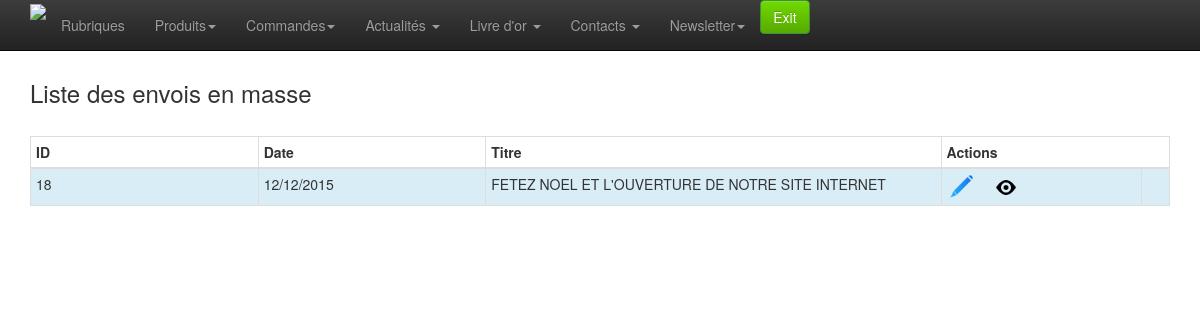
Page /admin/newsletterjournal-list.php (signed in) on the earlier database version.
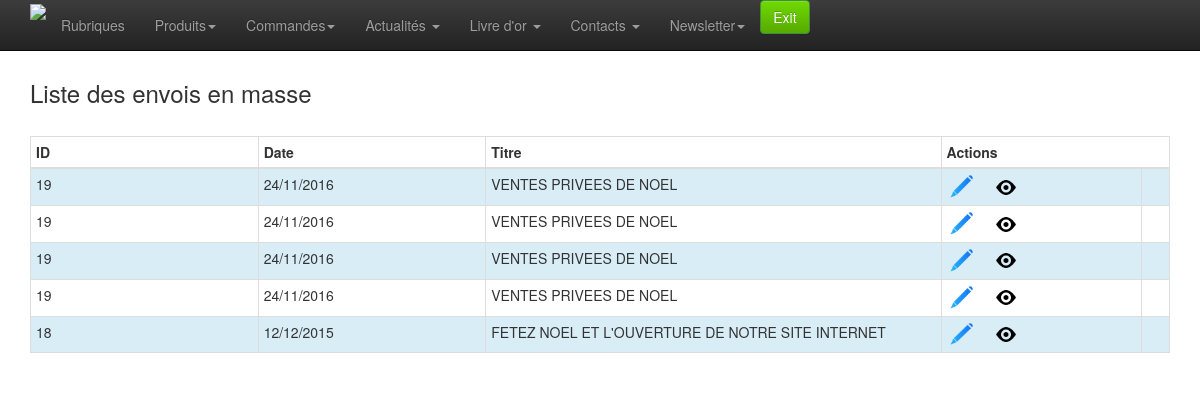
Same page on the later database version.
### tables this page shows
CREATE TABLE `newsletter_journal` (
  `id` int(10) unsigned NOT NULL AUTO_INCREMENT,
  `date_envoi` timestamp NOT NULL DEFAULT CURRENT_TIMESTAMP,
  `id_newsletter` int(10) unsigned NOT NULL,
  PRIMARY KEY (`id`)
);

CREATE TABLE `newsletter` (
  `id` int(10) unsigned NOT NULL AUTO_INCREMENT,
  `date` datetime DEFAULT NULL,
  `titre` varchar(250) DEFAULT NULL,
  `bas_page` text,
  PRIMARY KEY (`id`)
);

### admin/classes/StorageManager.php (called while the page is built, shortened)
<?php
class StorageManager{
	protected function dbConnect() {
	    $host = DBHOST;
	    $user = DBUSER;
	    $pass = DBPASSWD;
	    $bdd  = DBNAME;
		try {
			$this->mysqli = new mysqli ($host, $user, $pass, $bdd) ;
		} catch (Exception $e) {
			throw new Exception("Erreur Connexion DB ". $e->getMessage());
		}
	}
}
?>

### admin/classes/Newsletter.php (called while the page is built, shortened)
<?php
require_once("StorageManager.php");
class Newsletter extends StorageManager {
	public function journalNewsletterGet(){
		try {
			$sql = "SELECT nsj.date_envoi, newsletter.titre,newsletter.id,nsj.id as id_newsletter
					FROM newsletter_journal as nsj
					INNER JOIN newsletter ON newsletter.id = nsj.id_newsletter
					ORDER BY date_envoi DESC;" ;
			$new_array = null;
			$result = mysqli_query($this->mysqli,$sql);
			while( $row = mysqli_fetch_assoc( $result)){
				$new_array[] = $row;
			}
			return $new_array;
		} catch (Exception $e) {
			throw new Exception("Erreur Mysql contactGet ". $e->getMessage());
			return "errrrrrrooooOOor";
		}
	}
}

### admin/classes/utils.php (called while the page is built, shortened)
<?
	function traitement_datetime_affiche($date) {
		if ( $date != "" ) {
			$tab = explode(" ", $date);
			$tab2 = explode("-", $tab[0]);
		   	return $tab2[2] . "/" . $tab2[1] . "/" . $tab2[0] ;
		}
		else
			return "";
	}
?>

### admin/newsletterjournal-list.php (the view, shortened to what this page needs)
<?php include_once 'classes/utils.php';?>
<?php
require 'classes/Newsletter.php';
	$newsletter = new Newsletter();
	$result = $newsletter->journalNewsletterGet();
?>
<!doctype html>
<html class="no-js" lang="en">
<head>
	<?php include_once 'inc-meta.php';?>
</head>
<body>
	<?php require_once 'inc-menu.php';?>
	<div class="container">
		<div class="row">
			<div class="col-xs-12 col-sm-12 col-md-12">
				<h3>Liste des envois en masse</h3><br>
				<table class="table table-hover table-bordered table-condensed table-striped" >
					<thead>
						<tr>
							<th class="col-md-1" style="">
								ID
							</th>
							<th class="col-md-1" style="">
								Date
							</th>
							<th class="col-md-2" style="">
								Titre
							</th>
							<th class="col-md-1" colspan="2" style="">
								Actions
							</th>
						</tr>
					</thead>
					<tbody>
						<?php
						if (!empty($result)) {
							$i=0;
							foreach ($result as $value) {
							$i++;
							?>
							<tr class="<?php if ($i%2!=0) echo 'info'?>">
								<td><?php echo $value['id']?></td>
								<td><?php echo traitement_datetime_affiche($value['date_envoi'])?></td>
								<td><?php echo $value['titre']?></td>
								<td><a href="newsletterjournal-detail.php?id=<?php echo $value['id_newsletter'] ?>"><img src="img/modif.png" width="30" alt="Modifier" ></a>&nbsp;&nbsp;&nbsp;&nbsp;
								<img src="img/eye.png" width="20" alt="preview" onclick="openPreview('<?php echo $value['id']?>')"> </td>
								<td>
							</tr>
							<?php } ?>
						<?php } ?>
					</tbody>
				</table>
			</div>
		</div>
	</div>
</body>
</html>

Differences in the rows shown:
added newsletter_journal: id_newsletter "19", date_envoi "24/11/2016", id_newsletter.titre "VENTES PRIVEES DE NOEL"
added newsletter_journal: id_newsletter "19", date_envoi "24/11/2016", id_newsletter.titre "VENTES PRIVEES DE NOEL"
added newsletter_journal: id_newsletter "19", date_envoi "24/11/2016", id_newsletter.titre "VENTES PRIVEES DE NOEL"
added newsletter_journal: id_newsletter "19", date_envoi "24/11/2016", id_newsletter.titre "VENTES PRIVEES DE NOEL"
